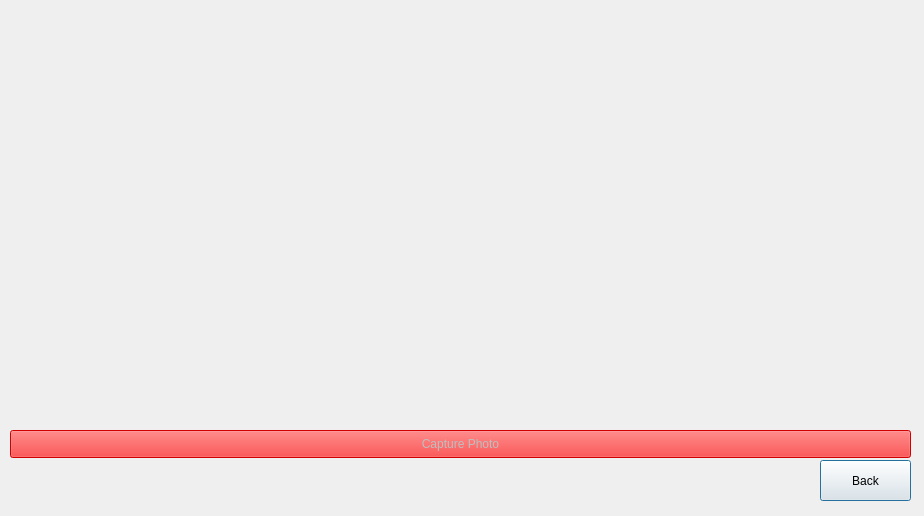
<?xml version="1.0" encoding="UTF-8"?>
<ui version="4.0">
 <class>camera</class>
 <widget class="QDialog" name="camera">
  <property name="geometry">
   <rect>
    <x>0</x>
    <y>0</y>
    <width>924</width>
    <height>516</height>
   </rect>
  </property>
  <property name="windowTitle">
   <string>Dialog</string>
  </property>
  <widget class="QStackedWidget" name="stackedWidget">
   <property name="geometry">
    <rect>
     <x>10</x>
     <y>20</y>
     <width>901</width>
     <height>401</height>
    </rect>
   </property>
   <property name="sizePolicy">
    <sizepolicy hsizetype="Preferred" vsizetype="Preferred">
     <horstretch>1</horstretch>
     <verstretch>0</verstretch>
    </sizepolicy>
   </property>
   <property name="palette">
    <palette>
     <active>
      <colorrole role="Base">
       <brush brushstyle="SolidPattern">
        <color alpha="255">
         <red>255</red>
         <green>255</green>
         <blue>255</blue>
        </color>
       </brush>
      </colorrole>
      <colorrole role="Window">
       <brush brushstyle="SolidPattern">
        <color alpha="255">
         <red>145</red>
         <green>145</green>
         <blue>145</blue>
        </color>
       </brush>
      </colorrole>
     </active>
     <inactive>
      <colorrole role="Base">
       <brush brushstyle="SolidPattern">
        <color alpha="255">
         <red>255</red>
         <green>255</green>
         <blue>255</blue>
        </color>
       </brush>
      </colorrole>
      <colorrole role="Window">
       <brush brushstyle="SolidPattern">
        <color alpha="255">
         <red>145</red>
         <green>145</green>
         <blue>145</blue>
        </color>
       </brush>
      </colorrole>
     </inactive>
     <disabled>
      <colorrole role="Base">
       <brush brushstyle="SolidPattern">
        <color alpha="255">
         <red>145</red>
         <green>145</green>
         <blue>145</blue>
        </color>
       </brush>
      </colorrole>
      <colorrole role="Window">
       <brush brushstyle="SolidPattern">
        <color alpha="255">
         <red>145</red>
         <green>145</green>
         <blue>145</blue>
        </color>
       </brush>
      </colorrole>
     </disabled>
    </palette>
   </property>
   <property name="currentIndex">
    <number>0</number>
   </property>
   <widget class="QWidget" name="viewfinderPage_2">
    <layout class="QGridLayout" name="gridLayout_6">
     <item row="0" column="0">
      <widget class="QCameraViewfinder" name="viewfinder" native="true"/>
     </item>
    </layout>
   </widget>
   <widget class="QWidget" name="previewPage_2">
    <layout class="QGridLayout" name="gridLayout_7">
     <item row="0" column="0">
      <widget class="QLabel" name="lastImagePreviewLabel_2">
       <property name="sizePolicy">
        <sizepolicy hsizetype="Preferred" vsizetype="MinimumExpanding">
         <horstretch>0</horstretch>
         <verstretch>0</verstretch>
        </sizepolicy>
       </property>
       <property name="frameShape">
        <enum>QFrame::Box</enum>
       </property>
       <property name="text">
        <string/>
       </property>
      </widget>
     </item>
    </layout>
   </widget>
  </widget>
  <widget class="QPushButton" name="back">
   <property name="geometry">
    <rect>
     <x>820</x>
     <y>460</y>
     <width>91</width>
     <height>41</height>
    </rect>
   </property>
   <property name="styleSheet">
    <string notr="true"/>
   </property>
   <property name="text">
    <string>Back</string>
   </property>
  </widget>
  <widget class="QPushButton" name="takeImageButton">
   <property name="enabled">
    <bool>false</bool>
   </property>
   <property name="geometry">
    <rect>
     <x>10</x>
     <y>430</y>
     <width>901</width>
     <height>28</height>
    </rect>
   </property>
   <property name="styleSheet">
    <string notr="true">background-color: red</string>
   </property>
   <property name="text">
    <string>Capture Photo</string>
   </property>
  </widget>
 </widget>
 <customwidgets>
  <customwidget>
   <class>QCameraViewfinder</class>
   <extends>QWidget</extends>
   <header>qcameraviewfinder.h</header>
   <container>1</container>
  </customwidget>
 </customwidgets>
 <resources/>
 <connections/>
</ui>
